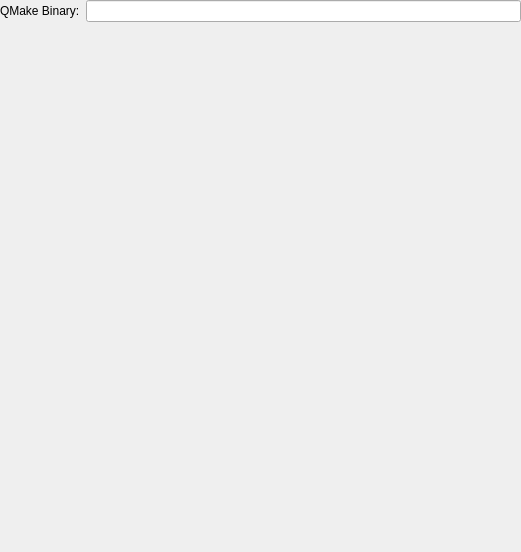
<ui version="4.0" >
 <class>QMakeConfig</class>
 <widget class="QWidget" name="QMakeConfig" >
  <property name="geometry" >
   <rect>
    <x>0</x>
    <y>0</y>
    <width>521</width>
    <height>552</height>
   </rect>
  </property>
  <property name="windowTitle" >
   <string>Form</string>
  </property>
  <layout class="QGridLayout" >
   <property name="margin" >
    <number>0</number>
   </property>
   <property name="spacing" >
    <number>6</number>
   </property>
   <item row="4" column="1" >
    <spacer>
     <property name="orientation" >
      <enum>Qt::Vertical</enum>
     </property>
     <property name="sizeHint" >
      <size>
       <width>20</width>
       <height>40</height>
      </size>
     </property>
    </spacer>
   </item>
   <item row="3" column="0" >
    <widget class="QLabel" name="label1" >
     <property name="text" >
      <string>QMake Binary:</string>
     </property>
     <property name="textFormat" >
      <enum>Qt::PlainText</enum>
     </property>
     <property name="buddy" >
      <cstring>qmakebin</cstring>
     </property>
    </widget>
   </item>
   <item row="3" column="1" >
    <widget class="KLineEdit" name="qmakebin" />
   </item>
  </layout>
 </widget>
 <customwidgets>
  <customwidget>
   <class>KLineEdit</class>
   <extends>QLineEdit</extends>
   <header>klineedit.h</header>
  </customwidget>
 </customwidgets>
 <resources/>
 <connections/>
</ui>
